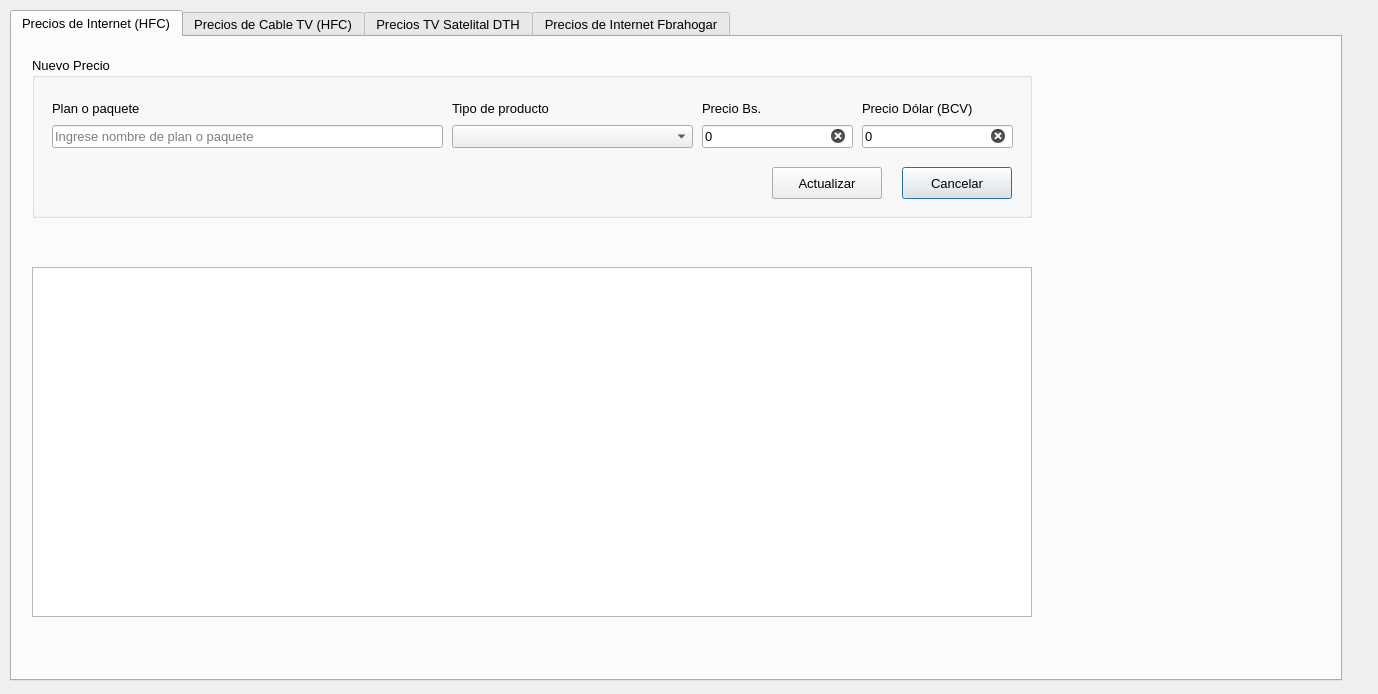
<?xml version="1.0" encoding="UTF-8"?>
<ui version="4.0">
 <class>Dialog</class>
 <widget class="QDialog" name="Dialog">
  <property name="geometry">
   <rect>
    <x>0</x>
    <y>0</y>
    <width>1378</width>
    <height>694</height>
   </rect>
  </property>
  <property name="windowTitle">
   <string>Dialog</string>
  </property>
  <widget class="QTabWidget" name="tabWidget">
   <property name="geometry">
    <rect>
     <x>10</x>
     <y>10</y>
     <width>1332</width>
     <height>671</height>
    </rect>
   </property>
   <property name="font">
    <font>
     <pointsize>10</pointsize>
    </font>
   </property>
   <property name="currentIndex">
    <number>0</number>
   </property>
   <widget class="QWidget" name="tab">
    <attribute name="icon">
     <iconset resource="../../images.qrc">
      <normaloff>:/images/images/icons/ethernet.png</normaloff>:/images/images/icons/ethernet.png</iconset>
    </attribute>
    <attribute name="title">
     <string>Precios de Internet (HFC)</string>
    </attribute>
    <widget class="QGroupBox" name="groupBox_2">
     <property name="geometry">
      <rect>
       <x>20</x>
       <y>20</y>
       <width>1000</width>
       <height>161</height>
      </rect>
     </property>
     <property name="title">
      <string>Nuevo Precio</string>
     </property>
     <widget class="QPushButton" name="clear">
      <property name="geometry">
       <rect>
        <x>870</x>
        <y>110</y>
        <width>110</width>
        <height>32</height>
       </rect>
      </property>
      <property name="text">
       <string>Cancelar</string>
      </property>
      <property name="icon">
       <iconset resource="../../images.qrc">
        <normaloff>:/images/images/icons/cancel.png</normaloff>:/images/images/icons/cancel.png</iconset>
      </property>
     </widget>
     <widget class="QPushButton" name="save">
      <property name="geometry">
       <rect>
        <x>740</x>
        <y>110</y>
        <width>110</width>
        <height>32</height>
       </rect>
      </property>
      <property name="text">
       <string>Registrar</string>
      </property>
      <property name="icon">
       <iconset resource="../../images.qrc">
        <normaloff>:/images/images/icons/save.png</normaloff>:/images/images/icons/save.png</iconset>
      </property>
     </widget>
     <widget class="QWidget" name="layoutWidget">
      <property name="geometry">
       <rect>
        <x>20</x>
        <y>40</y>
        <width>391</width>
        <height>51</height>
       </rect>
      </property>
      <layout class="QVBoxLayout" name="verticalLayout_5">
       <item>
        <widget class="QLabel" name="label_5">
         <property name="text">
          <string>Plan o paquete</string>
         </property>
        </widget>
       </item>
       <item>
        <widget class="QLineEdit" name="plan">
         <property name="placeholderText">
          <string>Ingrese nombre de plan o paquete</string>
         </property>
         <property name="clearButtonEnabled">
          <bool>true</bool>
         </property>
        </widget>
       </item>
      </layout>
     </widget>
     <widget class="QWidget" name="layoutWidget_4">
      <property name="geometry">
       <rect>
        <x>830</x>
        <y>40</y>
        <width>151</width>
        <height>51</height>
       </rect>
      </property>
      <layout class="QVBoxLayout" name="verticalLayout_8">
       <item>
        <widget class="QLabel" name="label_8">
         <property name="text">
          <string>Precio Dólar (BCV)</string>
         </property>
        </widget>
       </item>
       <item>
        <widget class="QLineEdit" name="price_usd">
         <property name="inputMethodHints">
          <set>Qt::ImhPreferNumbers</set>
         </property>
         <property name="text">
          <string>0</string>
         </property>
         <property name="clearButtonEnabled">
          <bool>true</bool>
         </property>
        </widget>
       </item>
      </layout>
     </widget>
     <widget class="QWidget" name="layoutWidget_3">
      <property name="geometry">
       <rect>
        <x>670</x>
        <y>40</y>
        <width>151</width>
        <height>51</height>
       </rect>
      </property>
      <layout class="QVBoxLayout" name="verticalLayout_7">
       <item>
        <widget class="QLabel" name="label_7">
         <property name="text">
          <string>Precio Bs.</string>
         </property>
        </widget>
       </item>
       <item>
        <widget class="QLineEdit" name="price_ves">
         <property name="inputMethodHints">
          <set>Qt::ImhPreferNumbers</set>
         </property>
         <property name="text">
          <string>0</string>
         </property>
         <property name="placeholderText">
          <string/>
         </property>
         <property name="clearButtonEnabled">
          <bool>true</bool>
         </property>
        </widget>
       </item>
      </layout>
     </widget>
     <widget class="QWidget" name="layoutWidget">
      <property name="geometry">
       <rect>
        <x>420</x>
        <y>40</y>
        <width>241</width>
        <height>51</height>
       </rect>
      </property>
      <layout class="QVBoxLayout" name="verticalLayout_6">
       <item>
        <widget class="QLabel" name="label_6">
         <property name="text">
          <string>Tipo de producto</string>
         </property>
        </widget>
       </item>
       <item>
        <widget class="QComboBox" name="type_product"/>
       </item>
      </layout>
     </widget>
     <widget class="QPushButton" name="update">
      <property name="geometry">
       <rect>
        <x>740</x>
        <y>110</y>
        <width>110</width>
        <height>32</height>
       </rect>
      </property>
      <property name="text">
       <string>Actualizar</string>
      </property>
      <property name="icon">
       <iconset resource="../../images.qrc">
        <normaloff>:/images/images/icons/save.png</normaloff>:/images/images/icons/save.png</iconset>
      </property>
     </widget>
    </widget>
    <widget class="QTableView" name="tblPriceInternetHfc">
     <property name="geometry">
      <rect>
       <x>20</x>
       <y>230</y>
       <width>1000</width>
       <height>350</height>
      </rect>
     </property>
    </widget>
   </widget>
   <widget class="QWidget" name="tab_2">
    <attribute name="icon">
     <iconset resource="../../images.qrc">
      <normaloff>:/images/images/icons/tv-antenna.png</normaloff>:/images/images/icons/tv-antenna.png</iconset>
    </attribute>
    <attribute name="title">
     <string>Precios de Cable TV (HFC)</string>
    </attribute>
    <widget class="QTableView" name="tblPricesTvHfc">
     <property name="geometry">
      <rect>
       <x>20</x>
       <y>230</y>
       <width>1000</width>
       <height>350</height>
      </rect>
     </property>
    </widget>
    <widget class="QGroupBox" name="groupBox_3">
     <property name="geometry">
      <rect>
       <x>20</x>
       <y>20</y>
       <width>1000</width>
       <height>161</height>
      </rect>
     </property>
     <property name="title">
      <string>Nuevo Precio</string>
     </property>
     <widget class="QPushButton" name="clear_cable">
      <property name="geometry">
       <rect>
        <x>870</x>
        <y>110</y>
        <width>110</width>
        <height>32</height>
       </rect>
      </property>
      <property name="text">
       <string>Cancelar</string>
      </property>
      <property name="icon">
       <iconset resource="../../images.qrc">
        <normaloff>:/images/images/icons/cancel.png</normaloff>:/images/images/icons/cancel.png</iconset>
      </property>
     </widget>
     <widget class="QPushButton" name="save_prices_cable">
      <property name="geometry">
       <rect>
        <x>740</x>
        <y>110</y>
        <width>110</width>
        <height>32</height>
       </rect>
      </property>
      <property name="text">
       <string>Registrar</string>
      </property>
      <property name="icon">
       <iconset resource="../../images.qrc">
        <normaloff>:/images/images/icons/save.png</normaloff>:/images/images/icons/save.png</iconset>
      </property>
     </widget>
     <widget class="QWidget" name="layoutWidget_5">
      <property name="geometry">
       <rect>
        <x>20</x>
        <y>40</y>
        <width>391</width>
        <height>51</height>
       </rect>
      </property>
      <layout class="QVBoxLayout" name="verticalLayout_9">
       <item>
        <widget class="QLabel" name="label_9">
         <property name="text">
          <string>Plan o paquete</string>
         </property>
        </widget>
       </item>
       <item>
        <widget class="QLineEdit" name="plan_cable">
         <property name="placeholderText">
          <string>Ingrese nombre de plan o paquete</string>
         </property>
         <property name="clearButtonEnabled">
          <bool>true</bool>
         </property>
        </widget>
       </item>
      </layout>
     </widget>
     <widget class="QWidget" name="layoutWidget_2">
      <property name="geometry">
       <rect>
        <x>420</x>
        <y>40</y>
        <width>241</width>
        <height>51</height>
       </rect>
      </property>
      <layout class="QVBoxLayout" name="verticalLayout_10">
       <item>
        <widget class="QLabel" name="label_10">
         <property name="text">
          <string>Tipo de producto</string>
         </property>
        </widget>
       </item>
       <item>
        <widget class="QComboBox" name="type_product_cable"/>
       </item>
      </layout>
     </widget>
     <widget class="QWidget" name="layoutWidget_8">
      <property name="geometry">
       <rect>
        <x>830</x>
        <y>40</y>
        <width>151</width>
        <height>51</height>
       </rect>
      </property>
      <layout class="QVBoxLayout" name="verticalLayout_12">
       <item>
        <widget class="QLabel" name="label_12">
         <property name="text">
          <string>Precio Dólar (BCV)</string>
         </property>
        </widget>
       </item>
       <item>
        <widget class="QLineEdit" name="price_usd_cable">
         <property name="inputMethodHints">
          <set>Qt::ImhPreferNumbers</set>
         </property>
         <property name="clearButtonEnabled">
          <bool>true</bool>
         </property>
        </widget>
       </item>
      </layout>
     </widget>
     <widget class="QWidget" name="layoutWidget_7">
      <property name="geometry">
       <rect>
        <x>670</x>
        <y>40</y>
        <width>151</width>
        <height>51</height>
       </rect>
      </property>
      <layout class="QVBoxLayout" name="verticalLayout_11">
       <item>
        <widget class="QLabel" name="label_11">
         <property name="text">
          <string>Precio Bs.</string>
         </property>
        </widget>
       </item>
       <item>
        <widget class="QLineEdit" name="price_ves_cable">
         <property name="inputMethodHints">
          <set>Qt::ImhPreferNumbers</set>
         </property>
         <property name="placeholderText">
          <string/>
         </property>
         <property name="clearButtonEnabled">
          <bool>true</bool>
         </property>
        </widget>
       </item>
      </layout>
     </widget>
     <widget class="QPushButton" name="update_prices_cable">
      <property name="geometry">
       <rect>
        <x>740</x>
        <y>110</y>
        <width>110</width>
        <height>32</height>
       </rect>
      </property>
      <property name="text">
       <string>Actualizar</string>
      </property>
      <property name="icon">
       <iconset resource="../../images.qrc">
        <normaloff>:/images/images/icons/save.png</normaloff>:/images/images/icons/save.png</iconset>
      </property>
     </widget>
    </widget>
   </widget>
   <widget class="QWidget" name="tab_4">
    <attribute name="icon">
     <iconset resource="../../images.qrc">
      <normaloff>:/images/images/icons/satelital.png</normaloff>:/images/images/icons/satelital.png</iconset>
    </attribute>
    <attribute name="title">
     <string>Precios TV Satelital DTH</string>
    </attribute>
    <widget class="QTableView" name="tblPricesDth">
     <property name="geometry">
      <rect>
       <x>20</x>
       <y>230</y>
       <width>1000</width>
       <height>350</height>
      </rect>
     </property>
    </widget>
    <widget class="QGroupBox" name="groupBox_4">
     <property name="geometry">
      <rect>
       <x>20</x>
       <y>20</y>
       <width>1000</width>
       <height>161</height>
      </rect>
     </property>
     <property name="title">
      <string>Nuevo Precio</string>
     </property>
     <widget class="QPushButton" name="clear_dth">
      <property name="geometry">
       <rect>
        <x>870</x>
        <y>110</y>
        <width>110</width>
        <height>32</height>
       </rect>
      </property>
      <property name="text">
       <string>Cancelar</string>
      </property>
      <property name="icon">
       <iconset resource="../../images.qrc">
        <normaloff>:/images/images/icons/cancel.png</normaloff>:/images/images/icons/cancel.png</iconset>
      </property>
     </widget>
     <widget class="QPushButton" name="save_prices_dth">
      <property name="geometry">
       <rect>
        <x>740</x>
        <y>110</y>
        <width>110</width>
        <height>32</height>
       </rect>
      </property>
      <property name="text">
       <string>Registrar</string>
      </property>
      <property name="icon">
       <iconset resource="../../images.qrc">
        <normaloff>:/images/images/icons/save.png</normaloff>:/images/images/icons/save.png</iconset>
      </property>
     </widget>
     <widget class="QWidget" name="layoutWidget_9">
      <property name="geometry">
       <rect>
        <x>20</x>
        <y>40</y>
        <width>391</width>
        <height>51</height>
       </rect>
      </property>
      <layout class="QVBoxLayout" name="verticalLayout_13">
       <item>
        <widget class="QLabel" name="label_13">
         <property name="text">
          <string>Plan o paquete</string>
         </property>
        </widget>
       </item>
       <item>
        <widget class="QLineEdit" name="plan_dth">
         <property name="placeholderText">
          <string>Ingrese nombre de plan o paquete</string>
         </property>
         <property name="clearButtonEnabled">
          <bool>true</bool>
         </property>
        </widget>
       </item>
      </layout>
     </widget>
     <widget class="QWidget" name="layoutWidget_12">
      <property name="geometry">
       <rect>
        <x>830</x>
        <y>40</y>
        <width>151</width>
        <height>51</height>
       </rect>
      </property>
      <layout class="QVBoxLayout" name="verticalLayout_16">
       <item>
        <widget class="QLabel" name="label_16">
         <property name="text">
          <string>Precio Dólar (BCV)</string>
         </property>
        </widget>
       </item>
       <item>
        <widget class="QLineEdit" name="price_usd_dth">
         <property name="inputMethodHints">
          <set>Qt::ImhPreferNumbers</set>
         </property>
         <property name="clearButtonEnabled">
          <bool>true</bool>
         </property>
        </widget>
       </item>
      </layout>
     </widget>
     <widget class="QWidget" name="layoutWidget_6">
      <property name="geometry">
       <rect>
        <x>420</x>
        <y>40</y>
        <width>241</width>
        <height>51</height>
       </rect>
      </property>
      <layout class="QVBoxLayout" name="verticalLayout_14">
       <item>
        <widget class="QLabel" name="label_14">
         <property name="text">
          <string>Tipo de producto</string>
         </property>
        </widget>
       </item>
       <item>
        <widget class="QComboBox" name="type_product_dth"/>
       </item>
      </layout>
     </widget>
     <widget class="QWidget" name="layoutWidget_11">
      <property name="geometry">
       <rect>
        <x>670</x>
        <y>40</y>
        <width>151</width>
        <height>51</height>
       </rect>
      </property>
      <layout class="QVBoxLayout" name="verticalLayout_15">
       <item>
        <widget class="QLabel" name="label_15">
         <property name="text">
          <string>Precio Bs.</string>
         </property>
        </widget>
       </item>
       <item>
        <widget class="QLineEdit" name="price_ves_dth">
         <property name="inputMethodHints">
          <set>Qt::ImhPreferNumbers</set>
         </property>
         <property name="placeholderText">
          <string/>
         </property>
         <property name="clearButtonEnabled">
          <bool>true</bool>
         </property>
        </widget>
       </item>
      </layout>
     </widget>
     <widget class="QPushButton" name="update_prices_dth">
      <property name="geometry">
       <rect>
        <x>740</x>
        <y>110</y>
        <width>110</width>
        <height>32</height>
       </rect>
      </property>
      <property name="text">
       <string>Actualizar</string>
      </property>
      <property name="icon">
       <iconset resource="../../images.qrc">
        <normaloff>:/images/images/icons/save.png</normaloff>:/images/images/icons/save.png</iconset>
      </property>
     </widget>
    </widget>
   </widget>
   <widget class="QWidget" name="tab_3">
    <attribute name="icon">
     <iconset resource="../../images.qrc">
      <normaloff>:/images/images/icons/wi-fi-router.png</normaloff>:/images/images/icons/wi-fi-router.png</iconset>
    </attribute>
    <attribute name="title">
     <string>Precios de Internet Fbrahogar</string>
    </attribute>
    <widget class="QTableView" name="tblPricesFibrahogar">
     <property name="geometry">
      <rect>
       <x>20</x>
       <y>230</y>
       <width>1000</width>
       <height>350</height>
      </rect>
     </property>
    </widget>
    <widget class="QGroupBox" name="groupBox">
     <property name="geometry">
      <rect>
       <x>20</x>
       <y>20</y>
       <width>1000</width>
       <height>161</height>
      </rect>
     </property>
     <property name="title">
      <string>Nuevo Precio</string>
     </property>
     <widget class="QPushButton" name="clear_fibrahogar">
      <property name="geometry">
       <rect>
        <x>870</x>
        <y>110</y>
        <width>110</width>
        <height>32</height>
       </rect>
      </property>
      <property name="text">
       <string>Cancelar</string>
      </property>
      <property name="icon">
       <iconset resource="../../images.qrc">
        <normaloff>:/images/images/icons/cancel.png</normaloff>:/images/images/icons/cancel.png</iconset>
      </property>
     </widget>
     <widget class="QPushButton" name="save_prices_fibrahogar">
      <property name="geometry">
       <rect>
        <x>740</x>
        <y>110</y>
        <width>110</width>
        <height>32</height>
       </rect>
      </property>
      <property name="text">
       <string>Registrar</string>
      </property>
      <property name="icon">
       <iconset resource="../../images.qrc">
        <normaloff>:/images/images/icons/save.png</normaloff>:/images/images/icons/save.png</iconset>
      </property>
     </widget>
     <widget class="QWidget" name="layoutWidget">
      <property name="geometry">
       <rect>
        <x>20</x>
        <y>40</y>
        <width>391</width>
        <height>51</height>
       </rect>
      </property>
      <layout class="QVBoxLayout" name="verticalLayout">
       <item>
        <widget class="QLabel" name="label">
         <property name="text">
          <string>Plan o paquete</string>
         </property>
        </widget>
       </item>
       <item>
        <widget class="QLineEdit" name="plan_fibrahogar">
         <property name="placeholderText">
          <string>Ingrese nombre de plan o paquete</string>
         </property>
         <property name="clearButtonEnabled">
          <bool>true</bool>
         </property>
        </widget>
       </item>
      </layout>
     </widget>
     <widget class="QWidget" name="layoutWidget_13">
      <property name="geometry">
       <rect>
        <x>830</x>
        <y>40</y>
        <width>151</width>
        <height>51</height>
       </rect>
      </property>
      <layout class="QVBoxLayout" name="verticalLayout_4">
       <item>
        <widget class="QLabel" name="label_4">
         <property name="text">
          <string>Precio Dólar (BCV)</string>
         </property>
        </widget>
       </item>
       <item>
        <widget class="QLineEdit" name="price_usd_fibrahogar">
         <property name="inputMethodHints">
          <set>Qt::ImhPreferNumbers</set>
         </property>
         <property name="cursorMoveStyle">
          <enum>Qt::LogicalMoveStyle</enum>
         </property>
         <property name="clearButtonEnabled">
          <bool>true</bool>
         </property>
        </widget>
       </item>
      </layout>
     </widget>
     <widget class="QWidget" name="layoutWidget_10">
      <property name="geometry">
       <rect>
        <x>670</x>
        <y>40</y>
        <width>151</width>
        <height>51</height>
       </rect>
      </property>
      <layout class="QVBoxLayout" name="verticalLayout_3">
       <item>
        <widget class="QLabel" name="label_3">
         <property name="text">
          <string>Precio Bs.</string>
         </property>
        </widget>
       </item>
       <item>
        <widget class="QLineEdit" name="price_ves_fibrahogar">
         <property name="inputMethodHints">
          <set>Qt::ImhPreferNumbers</set>
         </property>
         <property name="placeholderText">
          <string/>
         </property>
         <property name="clearButtonEnabled">
          <bool>true</bool>
         </property>
        </widget>
       </item>
      </layout>
     </widget>
     <widget class="QWidget" name="layoutWidget">
      <property name="geometry">
       <rect>
        <x>420</x>
        <y>40</y>
        <width>241</width>
        <height>51</height>
       </rect>
      </property>
      <layout class="QVBoxLayout" name="verticalLayout_2">
       <item>
        <widget class="QLabel" name="label_2">
         <property name="text">
          <string>Tipo de producto</string>
         </property>
        </widget>
       </item>
       <item>
        <widget class="QComboBox" name="type_product_fibrahogar"/>
       </item>
      </layout>
     </widget>
     <widget class="QPushButton" name="update_prices_fibrahogar">
      <property name="geometry">
       <rect>
        <x>740</x>
        <y>110</y>
        <width>110</width>
        <height>32</height>
       </rect>
      </property>
      <property name="text">
       <string>Actualizar</string>
      </property>
      <property name="icon">
       <iconset resource="../../images.qrc">
        <normaloff>:/images/images/icons/save.png</normaloff>:/images/images/icons/save.png</iconset>
      </property>
     </widget>
    </widget>
   </widget>
  </widget>
 </widget>
 <resources>
  <include location="../../images.qrc"/>
 </resources>
 <connections/>
</ui>
